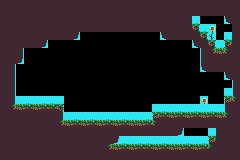

Tiled map render using the project's own tile images. Description and the whole map definition, tile-layer contents included, below:
An orthogonal 30x20 tile map with 8x8 px tiles, 2 tile layers (back, world) and 4 objects (2x Enemy Stop, Snail Spawn, Player Start).

<map version="1.5" tiledversion="1.7.0" orientation="orthogonal" renderorder="right-down" width="30" height="20" tilewidth="8" tileheight="8" infinite="0" nextlayerid="4" nextobjectid="5">
 <editorsettings>
  <export target="1-8.json" format="json" />
 </editorsettings>
 <tileset firstgid="1" source="tilemap.tsx" />
 <layer id="2" name="back" width="30" height="20">
  <data encoding="csv">
0,0,0,0,0,0,0,0,0,0,0,0,0,0,0,0,0,0,0,0,0,0,0,0,0,0,0,0,0,0,
0,0,0,0,0,0,0,0,0,0,0,0,0,0,0,0,0,0,0,0,0,0,0,0,0,0,0,0,0,0,
0,0,0,0,0,0,0,0,0,0,0,0,0,0,0,0,0,0,0,0,0,0,0,0,232,0,0,0,227,0,
0,0,0,0,0,0,0,0,0,0,0,0,0,0,0,0,0,0,0,0,0,0,0,0,0,0,0,0,0,0,
0,0,0,0,0,0,0,0,0,0,0,0,0,0,0,0,0,0,0,0,0,0,0,0,0,0,0,0,0,0,
0,0,0,0,0,0,0,0,0,0,0,0,0,0,0,0,0,0,0,0,0,0,0,0,0,0,0,0,0,0,
0,0,0,0,0,0,0,0,0,0,0,0,0,0,0,0,0,0,0,0,0,0,0,0,0,0,0,0,0,0,
0,0,0,0,0,0,0,0,0,0,0,0,0,0,0,0,0,0,0,0,0,0,0,0,0,0,0,0,0,0,
0,0,0,0,0,0,0,0,0,0,0,0,0,0,0,0,0,0,0,0,0,0,0,0,0,0,0,0,0,0,
0,0,0,0,0,0,0,0,0,0,0,0,0,0,0,0,0,0,0,0,0,0,0,0,0,0,0,0,0,0,
0,0,0,0,0,0,0,0,0,0,0,0,0,0,0,0,0,0,0,0,0,0,0,0,0,0,0,0,0,0,
0,0,0,0,0,0,0,0,0,0,0,0,0,0,0,0,0,0,0,0,0,0,0,0,0,0,0,0,0,0,
0,0,0,0,0,0,0,0,0,0,0,0,0,0,0,0,0,0,0,0,0,0,0,0,0,118,0,0,0,0,
0,0,0,0,0,0,0,0,0,0,0,0,0,0,0,0,0,0,0,0,0,0,0,0,0,146,0,0,0,0,
0,0,0,0,0,0,0,0,0,0,0,0,0,0,280,0,0,0,0,0,0,0,0,0,0,0,0,0,0,0,
0,0,0,0,0,0,0,0,0,0,0,0,0,0,0,0,0,0,0,0,0,0,0,0,0,0,0,0,0,0,
0,0,0,0,0,0,0,0,0,0,0,0,0,0,0,0,0,0,0,0,0,0,0,0,0,0,227,0,0,0,
0,0,0,0,0,0,0,0,0,0,0,0,0,0,172,114,0,90,92,92,92,115,0,90,91,115,0,0,0,0,
0,0,0,0,0,0,0,0,0,0,0,0,0,0,0,0,0,0,0,0,0,0,0,0,0,0,0,0,0,0,
0,0,0,0,0,0,0,0,0,0,0,0,0,0,0,0,0,0,0,0,0,0,0,0,0,0,0,0,0,0
</data>
 </layer>
 <layer id="1" name="world" width="30" height="20">
  <data encoding="csv">
229,229,229,229,229,229,229,229,229,229,229,229,229,229,229,229,229,229,229,229,229,229,229,229,229,229,229,229,229,229,
229,229,229,229,229,229,229,229,229,229,229,229,229,229,229,229,229,229,229,229,229,229,229,229,229,229,229,229,229,229,
229,229,229,229,229,229,229,229,229,229,229,229,229,229,229,229,229,229,229,229,229,229,229,229,261,0,0,0,0,229,
229,229,229,229,229,229,229,229,229,229,229,229,229,229,229,229,229,229,229,229,229,229,229,229,289,261,118,0,0,229,
229,229,229,229,229,229,229,229,229,232,0,0,0,0,0,0,0,0,0,0,227,229,229,229,229,289,146,0,260,229,
229,229,229,229,229,232,0,0,0,0,0,0,0,0,0,0,0,0,0,0,0,0,0,0,227,229,289,172,288,229,
229,229,318,0,0,0,0,0,0,0,0,0,0,0,0,0,0,0,0,0,0,0,0,0,0,319,310,200,356,229,
229,229,232,0,0,0,0,0,0,0,0,0,0,0,0,0,0,0,0,0,0,0,0,0,0,319,229,229,229,229,
229,318,0,0,0,0,0,0,0,0,0,0,0,0,0,0,0,0,0,0,0,0,0,0,0,227,229,229,229,229,
229,318,0,0,0,0,0,0,0,0,0,0,0,0,0,0,0,0,0,0,0,0,0,0,0,0,0,0,227,229,
229,318,0,0,0,0,0,0,0,0,0,0,0,0,0,0,0,0,0,0,0,0,0,0,0,0,0,0,0,319,
229,318,0,0,0,0,0,0,0,0,0,0,0,0,0,0,0,0,0,0,0,0,0,0,0,0,0,0,171,319,
229,318,172,173,174,175,175,176,0,0,0,0,0,0,0,0,0,0,0,0,0,0,0,0,0,0,0,0,199,356,
229,310,200,201,202,203,203,204,0,0,0,0,0,0,0,0,0,0,0,171,173,174,175,172,173,174,175,174,319,230,
229,229,230,230,229,229,230,318,172,173,174,173,174,175,172,173,174,174,175,199,201,202,203,200,201,202,203,202,356,230,
229,230,230,230,230,230,230,310,200,201,202,201,202,203,200,201,202,202,203,356,229,229,229,229,229,229,229,229,229,229,
229,229,230,229,230,230,230,230,230,230,230,230,230,230,230,230,230,230,230,230,230,230,232,0,0,0,171,230,229,229,
228,229,230,231,228,228,228,228,228,228,228,228,228,228,232,173,174,175,173,174,175,172,172,173,174,175,199,229,230,231,
228,229,230,231,228,228,228,228,228,228,228,228,228,310,200,201,202,203,201,202,203,200,200,201,202,203,329,229,230,231,
228,229,230,231,228,229,230,231,231,231,231,231,231,228,228,229,230,231,231,231,231,231,231,231,229,230,231,231,231,231
</data>
 </layer>
 <objectgroup id="3" name="objs">
  <object id="1" type="Snail Spawn" x="116" y="112">
   <point />
  </object>
  <object id="2" type="Enemy Stop" x="108" y="112">
   <point />
  </object>
  <object id="3" type="Enemy Stop" x="124" y="112">
   <point />
  </object>
  <object id="4" type="Player Start" x="32" y="96">
   <point />
  </object>
 </objectgroup>
</map>